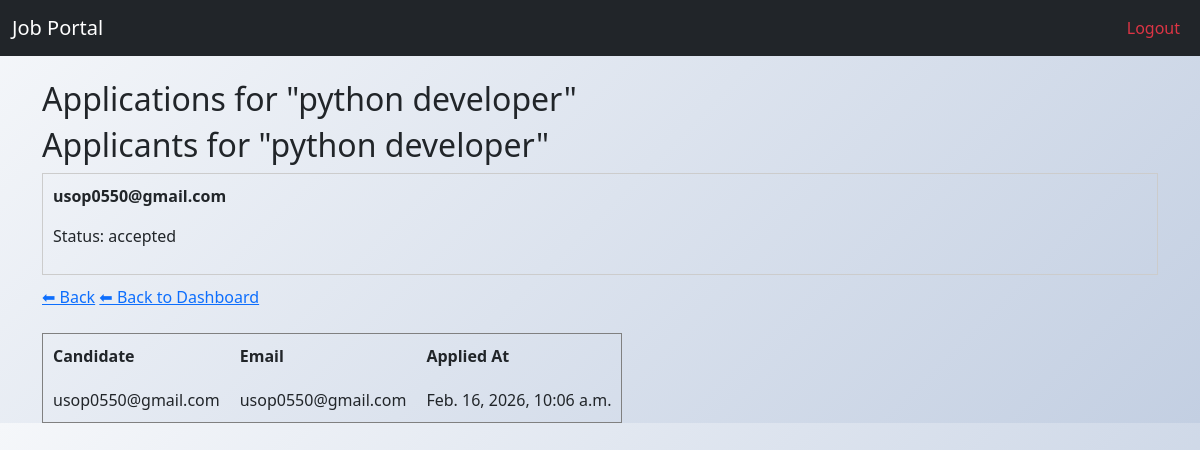
The app's page /jobs/applications/1/ (signed in) with its own data.
### jobs/models.py (models this page shows, shortened)
class Job(models.Model):
    title = models.CharField(max_length=200)
    description = models.TextField()
    recruiter = models.ForeignKey(
        User,
        on_delete=models.CASCADE,
        related_name="posted_jobs"
    )
    created_at = models.DateTimeField(auto_now_add=True)

class JobApplication(models.Model):
    STATUS_CHOICES = [
        ('pending', 'Pending'),
        ('accepted', 'Accepted'),
        ('rejected', 'Rejected'),
    ]
    job = models.ForeignKey(Job, on_delete=models.CASCADE)
    applicant = models.ForeignKey(settings.AUTH_USER_MODEL, on_delete=models.CASCADE)
    resume = models.FileField(upload_to="resumes/",null=True, blank=True)
    status = models.CharField(max_length=20, choices=STATUS_CHOICES, default='pending')
    applied_at = models.DateTimeField(auto_now_add=True)

### users/models.py (models this page shows, shortened)
class User(AbstractUser):
    username = None  # 🔥 REMOVE USERNAME COMPLETELY
    ROLE_CHOICES = (
        ("candidate", "Candidate"),
        ("recruiter", "Recruiter"),
        ("admin", "Admin"),
    )
    email = models.EmailField(unique=True)
    role = models.CharField(max_length=20, choices=ROLE_CHOICES, default="candidate")
    USERNAME_FIELD = "email"
    REQUIRED_FIELDS = []
    objects = UserManager()  # 🔥 VERY IMPORTANT

### jobs/views.py (the view)
# urls.py: path("applications/<int:job_id>/", views.job_applications, name="job_applications"),
@login_required
def job_applications(request, job_id):
    if request.user.role != "recruiter":
        return render(request, "jobs/not_allowedhtml")
    job = get_object_or_404(Job, id=job_id, recruiter=request.user)
    applications = JobApplication.objects.filter(job=job)
    return render(
        request,
        "jobs/job_applications.html",
        {
            "job": job,
            "applications": applications
        }
    )

### templates/jobs/job_applications.html (shortened to what this page needs)
{% extends "base.html" %}
{% block content %}
<!DOCTYPE html>
<html>
<head>
</head>
<body>
<h2>Applications for "{{ job.title }}"</h2>
<h2>Applicants for "{{ job.title }}"</h2>
{% for app in applications %}
    <div style="border:1px solid #ccc; padding:10px; margin-bottom:10px;">
        <p><strong>{{ app.applicant.email }}</strong></p>
        <p>Status: {{ app.status }}</p>
    </div>
{% empty %}
    <p>No applications yet.</p>
{% endfor %}
<a href="{% url 'jobs:dashboard' %}">⬅ Back</a>
<a href="{% url 'jobs:dashboard' %}">⬅ Back to Dashboard</a>
<br><br>
{% if applications %}
    <table border="1" cellpadding="10">
        <tr>
            <th>Candidate</th>
            <th>Email</th>
            <th>Applied At</th>
        </tr>
        {% for application in applications %}
            <tr>
                <td>{{ application.applicant.email }}</td>
                <td>{{ application.applicant.email }}</td>
                <td>{{ application.applied_at }}</td>
            </tr>
        {% endfor %}
    </table>
{% endif %}
</body>
</html>
{% endblock %}

### static/css/style.css (style rules this page uses)
body { background: linear-gradient(135deg, #f5f7fa, #c3cfe2); font-family: 'Segoe UI', sans-serif; }

### records on screen
Job: title "python developer"
JobApplication: applicant.email "usop0550@gmail.com", status "accepted", applied_at "Feb. 16, 2026, 10:06 a.m."
